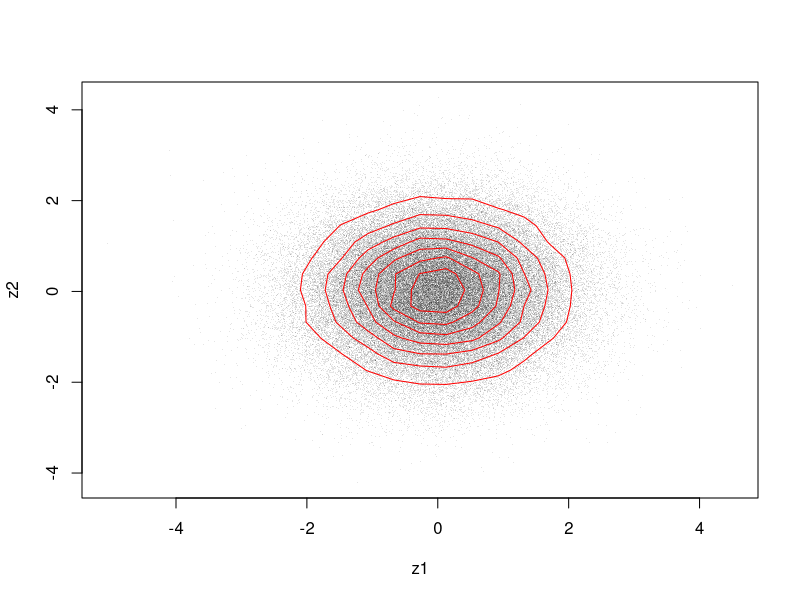
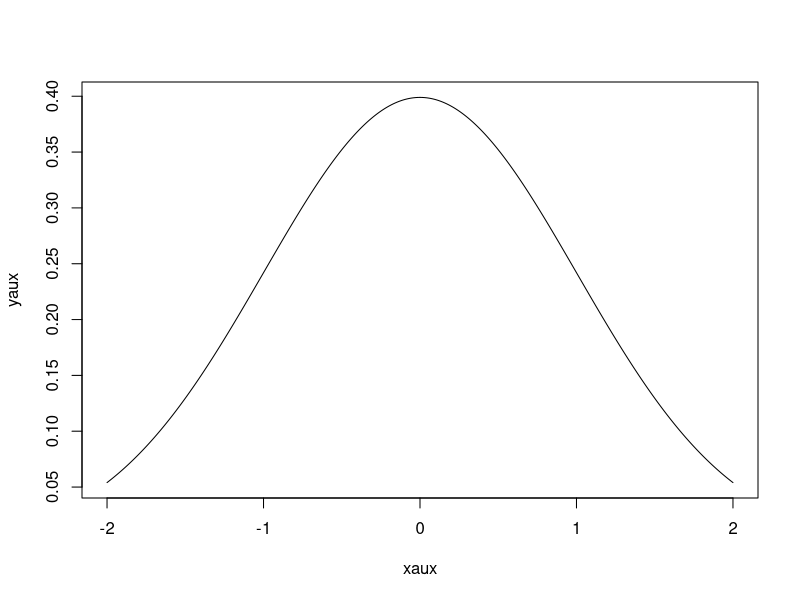
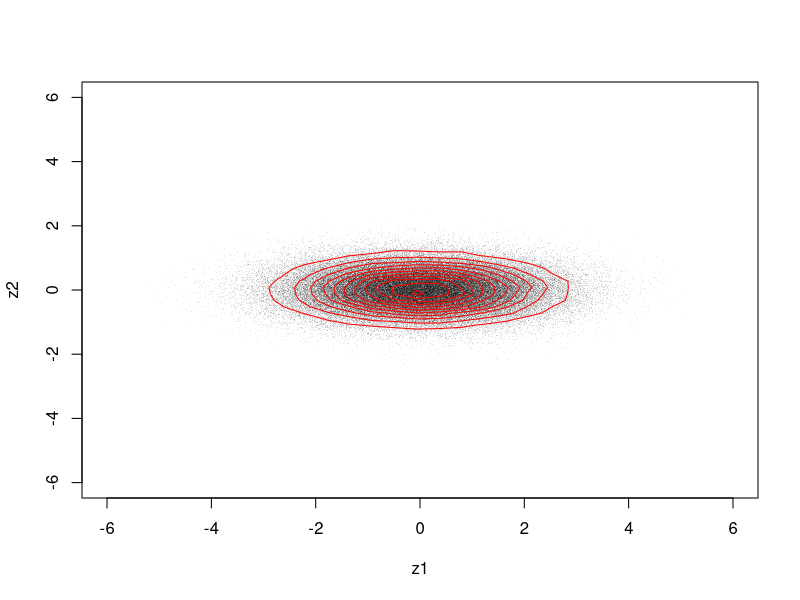
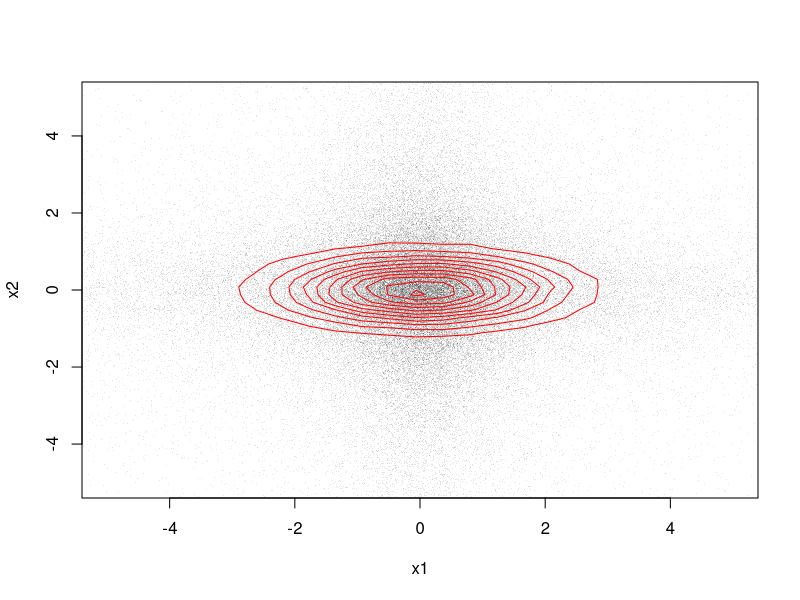

The R script that drew these images, in order:
# 12/06
# inm

# Ayer vieron un método para obtener simulaciones de vectores aleatorios
# (Z1, Z2) con entradas independientes cuya distribución es normal estándar
# a partir de dos variables aleatorias uniformes U_1 y U_2 ~ U(0,1)
# Z1 = sqrt(-2log(U_1)) * cos(2*pi*U_2)
# Z2 = sqrt(-2log(U_1)) * sin(2*pi*U_2)

box_muller <- function(n){
    u1 <- runif(n = n)
    u2 <- runif(n = n)
    z1 <- sqrt(-2*log(u1)) * cos(2*pi*u2)
    z2 <- sqrt(-2*log(u1)) * sin(2*pi*u2)
    return( data.frame(z1 = z1, z2 = z2) )
}

Z <- box_muller(n = 1e5)
colMeans(Z)
var(Z)

plot(Z, pch = '.', col = scales::alpha("black", 0.1)) # Hacemos más transparentes los puntos
contour(MASS::kde2d(Z$z1, Z$z2), nlevels = 10, col = "red", add = TRUE, drawlabels = FALSE) # Estimando la densidad 2-dimensional y graficando las curvas de nivel

xaux <- seq(from = -2, to = 2, length = 1e3)
yaux <- dnorm(xaux)
plot(xaux, yaux, type = 'l')

# Podemos modificar el método de Box-Muller para generar normales
# pero cuya varianza no sea 1. Para lambda_1, lambda_2 > 0 definimos
# X1 = sqrt(-log(U_1) / lambda_1) * cos(2*pi*U_2)
# X2 = sqrt(-log(U_1) / lambda_2) * sin(2*pi*U_2)
# Se puede ver que
# X1 = (2*lambda_1)^{-1/2} Z_1
# X2 = (2*lambda_2)^{-1/2} Z_2
# de donde X_1 y X_2 son independientes y además 
# X_i ~ N(0, (2*lambda_i)^{-1}).
# Esto último es consecuencia de que si Z ~ N(0,1) y Y = c Z,
# entonces Y ~ N(0, c^2).

box_muller_mod <- function(n, lambda1, lambda2){
    u1 <- runif(n = n)
    u2 <- runif(n = n)
    z1 <- sqrt(-log(u1)/lambda1) * cos(2*pi*u2)
    z2 <- sqrt(-log(u1)/lambda2) * sin(2*pi*u2)
    return( data.frame(z1 = z1, z2 = z2) )
}

Z2 <- box_muller_mod(n = 1e5, lambda1 = 0.3, lambda2 = 1.7)
(2*0.3)^-1; (2*1.7)^-1
var(Z2)

plot(Z2, pch = '.', xlim = c(-6, 6), ylim = c(-6, 6), col = scales::alpha("black", 0.1))
contour(MASS::kde2d(Z2$z1, Z2$z2), nlevels = 10, col = "red", add = TRUE, drawlabels = FALSE)

# Lo que vemos es que las curvas de nivel de una densidad normal
# bivariada son elipses y lo que va a pasar si quitamos el 
# supuesto de independencia es que nuestras elipses van a 
# ser rotadas

# Una consecuencia de Box—Muller es tener una fórmula "sencilla"
# para simular variables aleatorias Cauchy, pues si tenemos 
# Z_1 y Z_2 normales estándar independientes, entonces 
# Z_2/Z_1 ~ Cauchy(0,1)
# La densidad Cauchy(0,1) es 1/(π * (1+x^2))
# De Box-Muller Z_2 / Z_1 = tan(2*π*U_2)

generar_cauchy <- function(n){
    u <- runif(n = n)
    z <- tan(2*pi*u)
    return(z)
}

x1 <- generar_cauchy(n = 1e5)
mean(x1)
x2 <- generar_cauchy(n = 1e5)

plot(x1, x2, pch = '.', xlim = c(-5, 5), ylim = c(-5, 5), , col = scales::alpha("black", 0.1))
contour(MASS::kde2d(Z2$z1, Z2$z2), nlevels = 10, col = "red", add = TRUE, drawlabels = FALSE)
